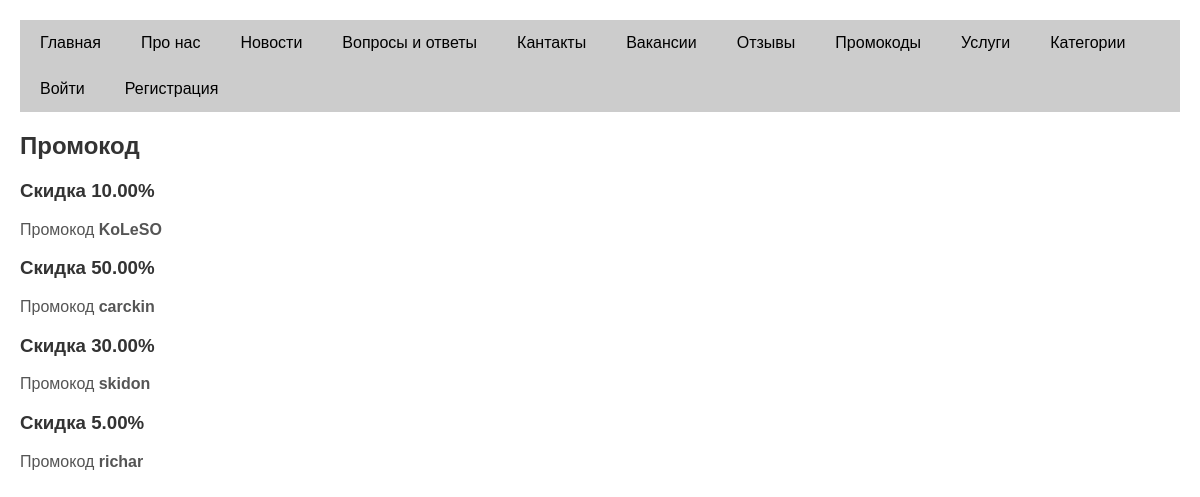
Page /promocodes/ on the committed database.
### sto/models.py (models this page shows)
class Promocode(models.Model):
    code = models.CharField(max_length=10)
    discount = models.DecimalField(max_digits=5, decimal_places=2)

### sto/views.py (the view)
# urls.py: path('promocodes/', views.promocodes, name="promocodes"),
def promocodes(request):
    promocodes = Promocode.objects.all()
    return render(request, 'promocodes.html', {'promocodes': promocodes})

### sto/templates/promocodes.html (shortened to what this page needs)
<!DOCTYPE html>
<html lang="en">
<head>
</head>
<div class="navbar">
    <a href="{% url 'home' %}">Главная</a>
    <a href="{% url 'about' %}">Прo нас</a>
    <a href="{% url 'news' %}">Новости</a>
    <a href="{% url 'terms' %}">Вопросы и ответы</a>
    <a href="{% url 'contacts' %}">Кантакты</a>
    <a href="{% url 'vacancies' %}">Вакансии</a>
    <a href="{% url 'reviews' %}">Отзывы</a>
    <a href="{% url 'promocodes' %}">Промокоды</a>
    <a href="{% url 'cars' %}">Услуги</a>
    <a href="{% url 'catigories' %}">Категории</a>
    {% if user.is_authenticated %}
        {% if is_super %}
            <a href="{% url 'suppliers' %}">Поставщики</a>
            <a href="{% url 'departments' %}">Филиалы</a>
            <a href="{% url 'department_revenue_chart' %}">Графики выручки по филиалам</a>
            <a href="{% url 'pribor_stat' %}">Статистика по услугам</a>
            <a href="{% url 'clients' %}">Статистика клиентов</a>
            <a href="{% url 'sales' %}">Продаж</a>
            <a href="{% url 'logout' %}">Выйти</a>
        {% elif user.is_staff %}
            <a href="{% url 'suppliers' %}">Поставщики</a>
            <a href="{% url 'orders' %}">Заказы</a>
            <a href="{% url 'logout' %}">Выйти</a>
        {% else %}
            <a href="{% url 'departments' %}">Филиалы</a>
            <a href="{% url 'orders_list' user.id  %}">Мои заказы</a>
            <a href="{% url 'deteil_facts' %}">Факты</a>
            <a href="{% url 'logout' %}">Выйти</a>
        {% endif %}
    {% else %}
        <a href="{% url 'login' %}">Войти</a>
        <a href="{% url 'register' %}">Регистрация</a>
    {% endif %}
</div>
<body>
    <h2>Промокод</h2>
    {% for promo in promocodes %}
        <div>
            <h3>Скидка {{ promo.discount }}%</h3>
            <p>Промокод <b>{{ promo.code }}</b></p>
        </div>
    {% endfor %}
</body>
</html>

### sto/templates/promocodes.html (style rules this page uses)
.navbar { background-color: #333; background-color: #ccc; overflow: hidden; }
.navbar a { float: left; display: block; color: black; text-align: center; padding: 14px 20px; text-decoration: none; }
body { font-family: Arial, sans-serif; margin: 20px; }
h2 { color: #333; }
h3 { color: #333; }
p { color: #555; }

### rows in the picture
Promocode: discount "10.00", code "KoLeSO"
Promocode: discount "50.00", code "carckin"
Promocode: discount "30.00", code "skidon"
Promocode: discount "5.00", code "richar"
